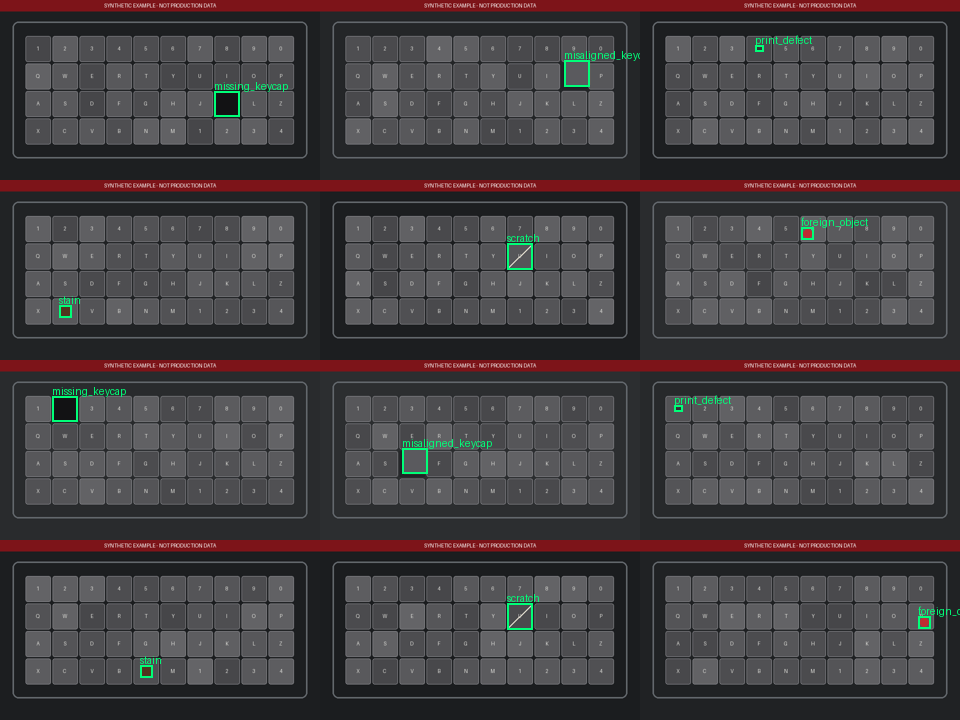
#> input picture assets/synthetic_contact_sheet.png, 960 x 720 px
$ python -i anomaly.py   (imports and definitions only)
#> lines starting #> are read from the running program, lines starting #| are printed output that depends on the picture
"""Fixture-aligned Gaussian template baseline for unknown anomaly localization."""

from __future__ import annotations

from collections.abc import Sequence
from pathlib import Path

import numpy as np
from numpy.typing import NDArray
from PIL import Image, ImageFilter

from keyvision.types import AnomalyPrediction


# [8 lines left out: function _feature_map, not called in this run]


# [72 lines that did not run here, left out]

>>> import cv2
>>> picture = cv2.imread('../../assets/synthetic_contact_sheet.png', cv2.IMREAD_GRAYSCALE)
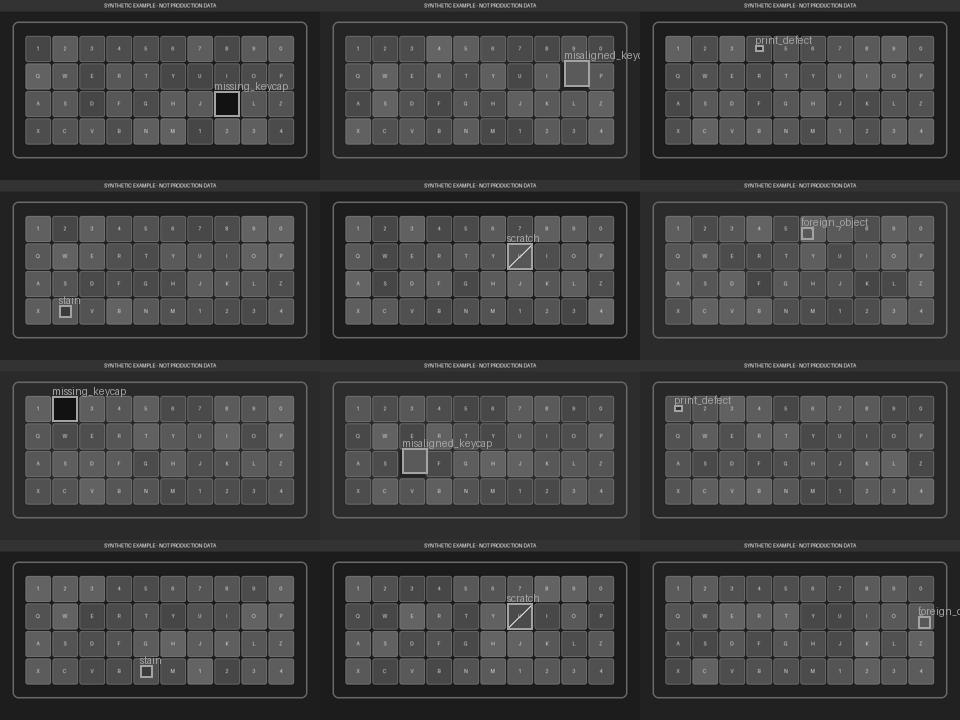
#> picture: shape (720, 960); min 18, max 226, mean 63.2
#> (the run stopped early here; a loop or call above may not have finished)
